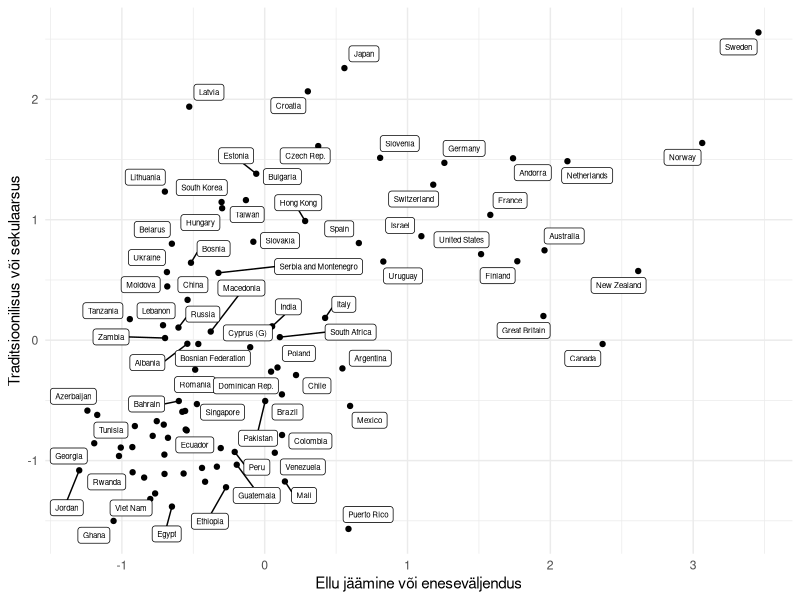
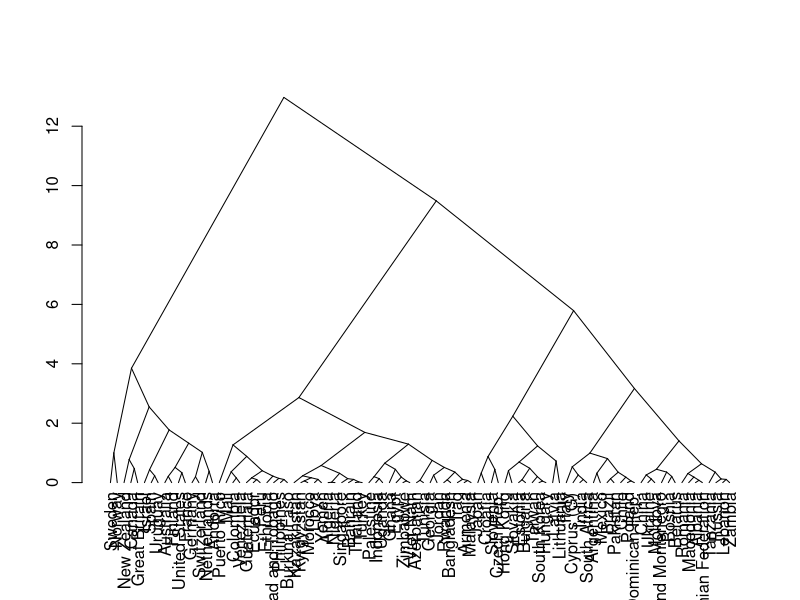
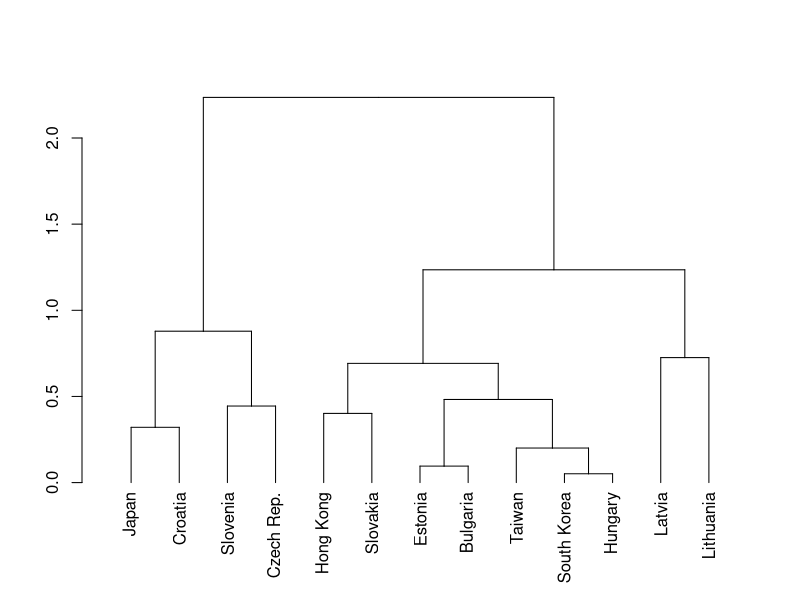
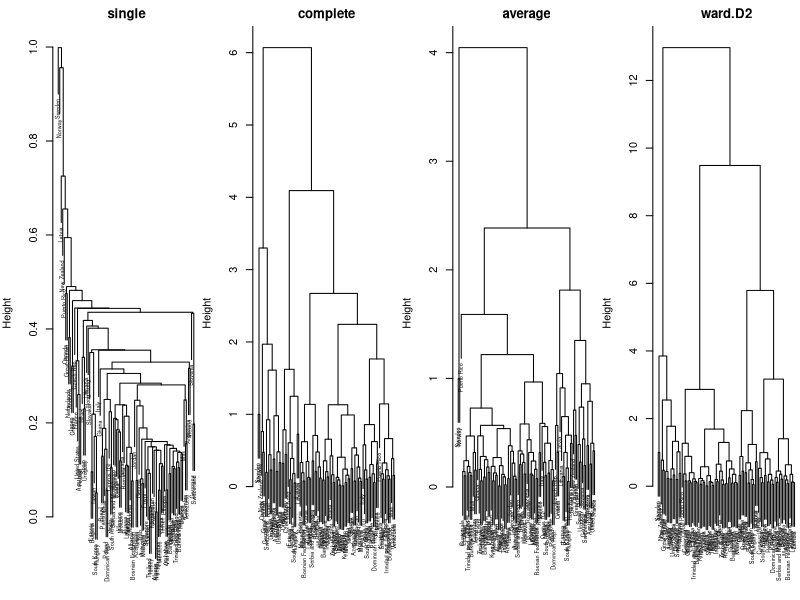
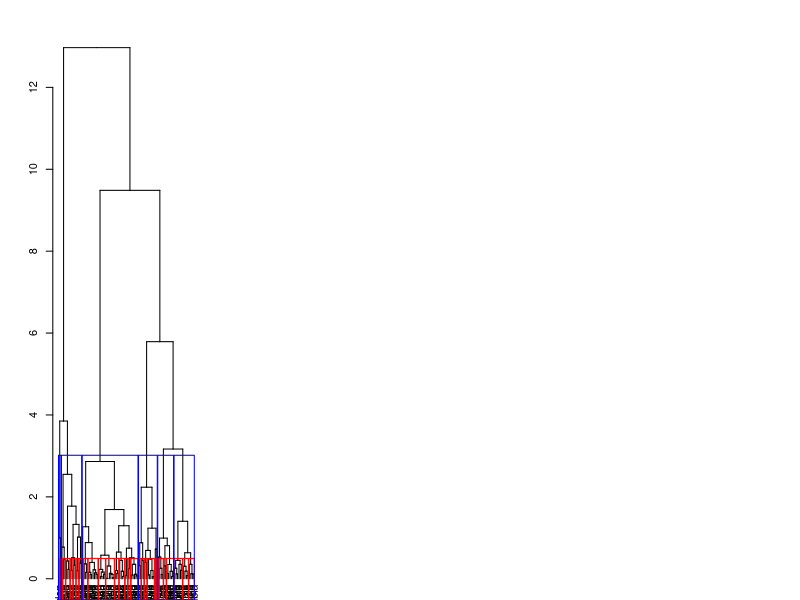
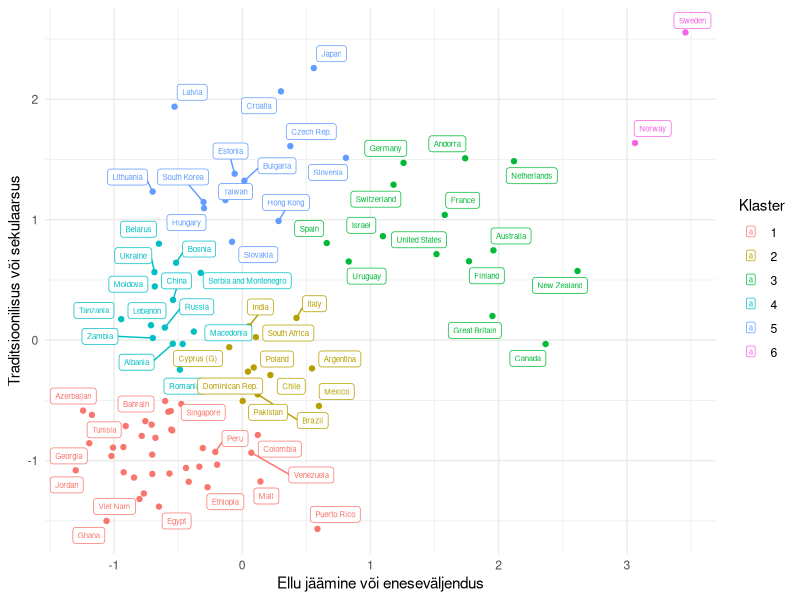

Write the R code that produced these figures, in order.
## ---- chunk 1
library('magrittr')
wvs <- read.csv('andmed/wvsmap.csv')
rownames(wvs) <- wvs$country
wvs$country <- NULL
head(wvs)
## ---- chunk 2
wvs[] %<>% lapply(scale) %>% as.data.frame
## ---- chunk 3
library('ggplot2')
library('ggrepel')
Seos <- ggplot(wvs) + 
  aes(x = survexp, y = tradsec, label = rownames(wvs)) + 
  labs(x = "Ellu jäämine või eneseväljendus", 
       y = "Traditsioonilisus või sekulaarsus") + 
  geom_point() + 
  geom_label_repel(size = 2) + 
  theme_minimal()
Seos
## ---- chunk 4
#| column: page-right
#| fig.width: 15
kaugused <- dist(na.omit(wvs), method = 'euclidean')
puu <- hclust(kaugused, method = 'ward.D2')
puujoonis <- as.dendrogram(puu)
plot(puujoonis, type = 'triangle')
## ---- chunk 5
cut(puujoonis, h = 3)$lower[[4]] %>% plot
## ---- chunk 6
#| column: page-right
#| fig.width: 15
par(mfrow = c(1,4), mar = c(0,4,2,0))
for (i in c('single', 'complete', 'average', 'ward.D2')) {
  dist(wvs) %>% hclust(method = i) %>% plot(main = i, cex = .5)
}
## ---- chunk 7
#| column: page-right
#| fig.width: 15
plot(puujoonis)
rect.hclust(puu, h = .5, border = 'red')
rect.hclust(puu, k = 6, border = 'blue')
## ---- chunk 8
klastridH <- cutree(puu, h = .5)
klastridK <- cutree(puu, k = 6)
wvs$klaster <- klastridK
head(wvs)
## ---- chunk 9
Seos + 
  aes(color = as.factor(klastridK)) + 
  labs(color = "Klaster")
